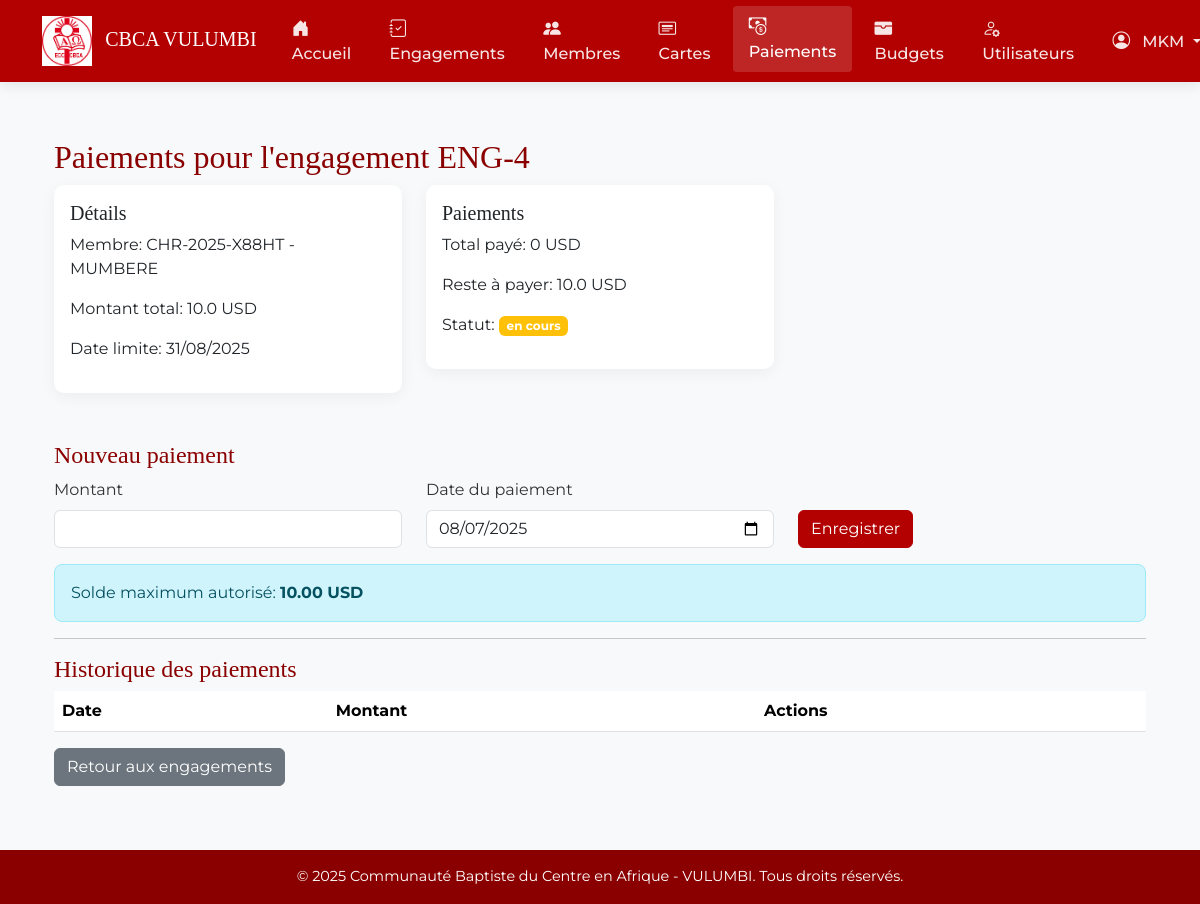
/engagements/4/paiements (signed in), run on an earlier commit of the app's database.
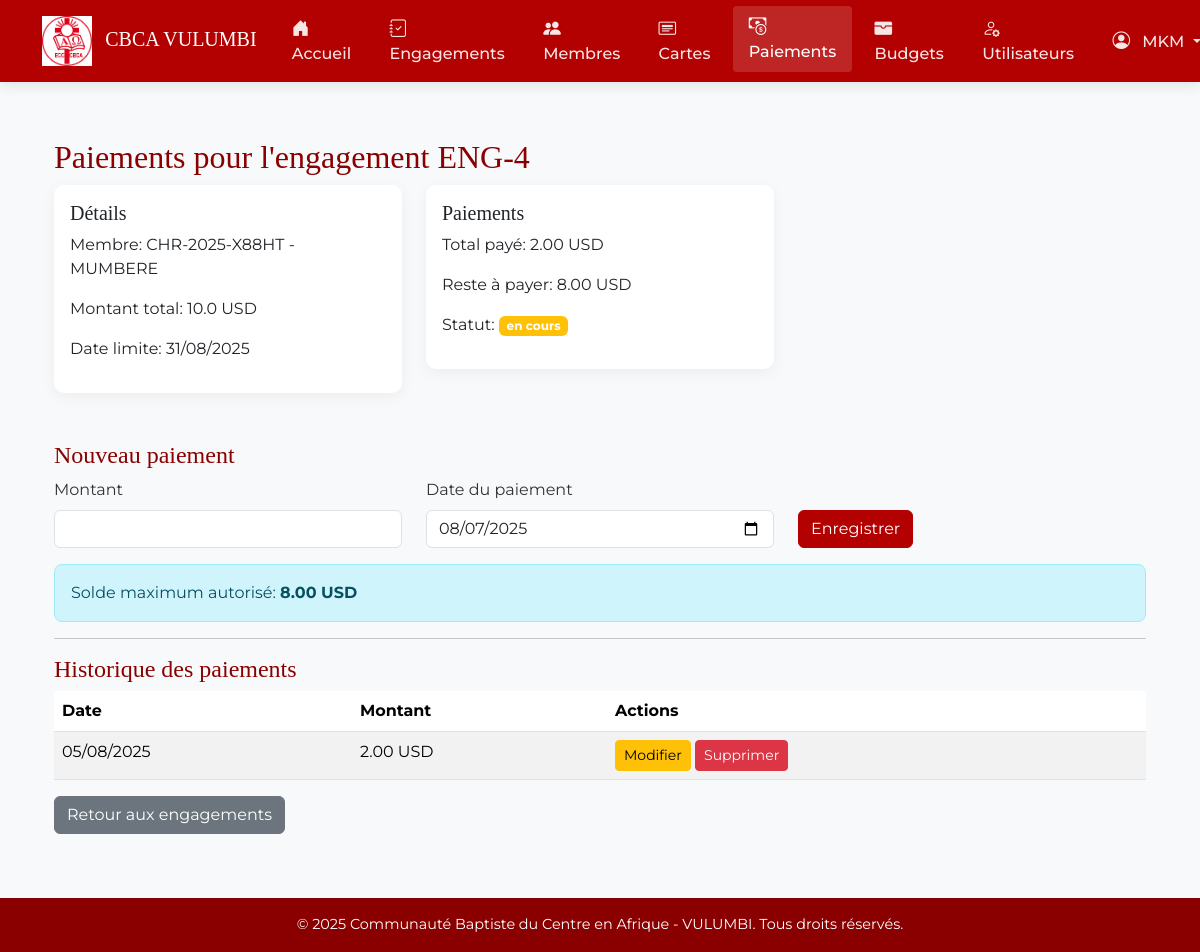
And on a later commit of the database.
### app/models.py (models this page shows, shortened)
class Utilisateur(db.Model, UserMixin):
    __tablename__ = 'utilisateur'
    idutilisateur = db.Column(db.Integer, primary_key=True)
    username = db.Column(db.String(100), nullable=False)
    email = db.Column(db.String(150), nullable=True)  # Ajoute ce champ
    role = db.Column(db.String(50), nullable=False)
    password_hash = db.Column(db.String(200), nullable=False)

class Engagement(db.Model):
    __tablename__ = 'engagement'
    idengagement = db.Column(db.Integer, primary_key=True)
    date_engagement = db.Column(db.Date, nullable=False, default=datetime.utcnow)
    montant_total = db.Column(db.Float, nullable=False)
    date_limite = db.Column(db.Date, nullable=False)
    statutengagement = db.Column(db.String(20), nullable=False, default='en cours')
    idchretien = db.Column(db.Integer, db.ForeignKey('chretien.idchretien'), nullable=False)
    idbudget = db.Column(db.Integer, db.ForeignKey('budget.idbudget'), nullable=False)
    paiements = db.relationship('Paiement', backref='engagement', lazy=True)

class Chretien(db.Model):
    __tablename__ = 'chretien'
    idchretien = db.Column(db.Integer, primary_key=True)
    code_chretien = db.Column(db.String(50), unique=True, nullable=False)
    telephone = db.Column(db.String(20), nullable=False)
    cle_callmebot = db.Column(db.String(100), nullable=True)
    photo = db.Column(db.String(200), nullable=True)
    idcarte = db.Column(db.Integer, db.ForeignKey('carte_bapteme.idcarte'), nullable=False)
    engagements = db.relationship('Engagement', backref='chretien', lazy=True)
    notifications = db.relationship('Notification', backref='chretien', lazy=True)

class CarteBapteme(db.Model):
    __tablename__ = 'carte_bapteme'
    idcarte = db.Column(db.Integer, primary_key=True)
    numerocarte = db.Column(db.String(50), nullable=False, unique=True)
    chapelle = db.Column(db.String(100), nullable=False)
    nom = db.Column(db.String(100), nullable=False)
    prenom = db.Column(db.String(100), nullable=False)
    sexe = db.Column(db.String(10), nullable=False)
    datenaissance = db.Column(db.Date, nullable=False)
    lieunaissance = db.Column(db.String(100), nullable=False)
    adresse = db.Column(db.String(150), nullable=False)
    chretiens = db.relationship('Chretien', backref='carte_bapteme', lazy=True)

class Paiement(db.Model):
    __tablename__ = 'paiement'
    idpaiement = db.Column(db.Integer, primary_key=True)
    date_paiement = db.Column(db.Date, nullable=False, default=datetime.utcnow)
    montant = db.Column(Numeric(10, 2), nullable=False)
    idengagement = db.Column(db.Integer, db.ForeignKey('engagement.idengagement'), nullable=False)

### app/routes.py (the view, shortened to what this page needs)
@main.route('/engagements/<int:id>/paiements', methods=['GET', 'POST'])
@login_required
def voir_paiements(id):
    engagement = Engagement.query.get_or_404(id)
    chretien = engagement.chretien
    form = PaiementForm()
    form.date_paiement.data = datetime.today().date()
    paiements = Paiement.query.filter_by(idengagement=id).order_by(Paiement.date_paiement.desc()).all()
    total_paye = sum(p.montant for p in paiements)
    reste_a_payer = max(Decimal(str(engagement.montant_total)) - total_paye, Decimal('0'))
    return render_template('paiements.html',
                         engagement=engagement,
                         paiements=paiements,
                         form=form,
                         total_paye=total_paye,
                         reste_a_payer=reste_a_payer,
                         solde_max=reste_a_payer)  # Passer le solde maximum au template

### app/forms.py
class PaiementForm(FlaskForm):
    montant = DecimalField('Montant', validators=[DataRequired()])
    date_paiement = DateField('Date de paiement', validators=[DataRequired()], format='%Y-%m-%d')
    idengagement = SelectField('Engagement', coerce=int, validators=[DataRequired()])
    submit = SubmitField('Enregistrer')

### app/__init__.py (called while the page is built)
@login_manager.user_loader
def load_user(user_id):
    return Utilisateur.query.get(int(user_id))

def create_app():
    app = Flask(__name__)
    app.config['SECRET_KEY'] = 'cbca-vulumbi-secret-key'
    app.config['SQLALCHEMY_DATABASE_URI'] = 'sqlite:///cbca.db'
    db.init_app(app)
    login_manager.init_app(app)
    migrate = Migrate(app, db)
    from .routes import main
    app.register_blueprint(main)
    @app.context_processor
    def inject_now():
        return {'now': datetime.now()}
    login_manager.login_view = 'main.login'
    return app

### app/templates/paiements.html (shortened to what this page needs)
{% extends "base.html" %}
{% block content %}
<div class="container mt-4">
    <h2>Paiements pour l'engagement ENG-{{ engagement.idengagement }}</h2>
    <div class="row mb-4">
        <div class="col-md-4">
            <div class="card">
                <div class="card-body">
                    <h5 class="card-title">Détails</h5>
                    <p>Membre: {{ engagement.chretien.code_chretien }} - {{ engagement.chretien.carte_bapteme.nom }}</p>
                    <p>Montant total: {{ engagement.montant_total }} USD</p>
                    <p>Date limite: {{ engagement.date_limite.strftime('%d/%m/%Y') }}</p>
                </div>
            </div>
        </div>
        <div class="col-md-4">
            <div class="card">
                <div class="card-body">
                    <h5 class="card-title">Paiements</h5>
                    <p>Total payé: {{ total_paye }} USD</p>
                    <p>Reste à payer: {{ reste_a_payer }} USD</p>
                    <p>Statut: <span class="badge bg-{% if engagement.statutengagement == 'payé' %}success{% else %}warning{% endif %}">
                        {{ engagement.statutengagement }}
                    </span></p>
                </div>
            </div>
        </div>
    </div>
    <h4>Nouveau paiement</h4>
    <form method="POST">
        <div class="row">
            <div class="col-md-4 mb-3">
                {{ form.montant.label(class="form-label") }}
                {{ form.montant(class="form-control", id="montant") }}
            </div>
            <div class="col-md-4 mb-3">
                {{ form.date_paiement.label(class="form-label") }}
                {{ form.date_paiement(class="form-control") }}
            </div>
            <div class="col-md-4 mb-3 d-flex align-items-end">
                {{ form.submit(class="btn btn-primary") }}
            </div>
        </div>
        <div class="alert alert-info">
            Solde maximum autorisé: <strong>{{ "%.2f"|format(solde_max) }} USD</strong>
        </div>
    </form>
    <hr>
    <h4>Historique des paiements</h4>
    <table class="table table-striped">
        <thead>
            <tr>
                <th>Date</th>
                <th>Montant</th>
                <th>Actions</th>
            </tr>
        </thead>
        <tbody>
            {% for paiement in paiements %}
            <tr>
                <td>{{ paiement.date_paiement.strftime('%d/%m/%Y') }}</td>
                <td>{{ paiement.montant }} USD</td>
                <td>
                    <button class="btn btn-sm btn-warning" data-bs-toggle="modal" data-bs-target="#modalModifierPaiement{{ paiement.idpaiement }}">Modifier</button>
                    <a href="{{ url_for('main.supprimer_paiement', id=paiement.idpaiement) }}" class="btn btn-sm btn-danger" onclick="return confirm('Êtes-vous sûr de vouloir supprimer ce paiement?')">Supprimer</a>
                </td>
            </tr>
            {% endfor %}
        </tbody>
    </table>
    <a href="{{ url_for('main.engagements') }}" class="btn btn-secondary">Retour aux engagements</a>
</div>
{% endblock %}

### app/templates/base.html (shortened to what this page needs)
<!DOCTYPE html>
<html lang="fr">
<head>
    <link href="https://cdn.jsdelivr.net/npm/bootstrap@5.3.3/dist/css/bootstrap.min.css" rel="stylesheet">
    <link href="https://cdn.jsdelivr.net/npm/bootstrap-icons@1.10.5/font/bootstrap-icons.css" rel="stylesheet">
</head>
<body>
<nav class="navbar navbar-expand-lg navbar-dark sticky-top">
    <div class="container">
        <a class="navbar-brand" href="{{ url_for('main.home') }}">
            <img src="{{ url_for('static', filename='images/cbca_logo.png') }}" alt="CBCA Logo">
            <span class="d-none d-md-inline ms-2" style="font-family: 'Playfair Display', serif;">CBCA VULUMBI</span>
        </a>
        <div class="collapse navbar-collapse" id="navbarNav">
            <ul class="navbar-nav me-auto">
                <li class="nav-item">
                    <a class="nav-link {{ 'active' if request.path == url_for('main.home') }}" href="{{ url_for('main.home') }}">
                        <i class="bi bi-house-door-fill"></i> Accueil
                    </a>
                </li>
                {% if current_user.is_authenticated %}
                    <li class="nav-item">
                        <a class="nav-link {{ 'active' if request.path == url_for('main.engagements') }}" href="{{ url_for('main.engagements') }}">
                            <i class="bi bi-journal-check"></i> Engagements
                        </a>
                    </li>
                    <li class="nav-item">
                        <a class="nav-link {{ 'active' if request.path == url_for('main.membres') }}" href="{{ url_for('main.membres') }}">
                            <i class="bi bi-people-fill"></i> Membres
                        </a>
                    </li>
                    <li class="nav-item">
                        <a class="nav-link {{ 'active' if request.path == url_for('main.cartes') }}" href="{{ url_for('main.cartes') }}">
                            <i class="bi bi-card-heading"></i> Cartes
                        </a>
                    </li>
                    <li class="nav-item">
                        <a class="nav-link {{ 'active' if request.path.startswith('/engagements/') and '/paiements' in request.path }}" href="#paiements">
                            <i class="bi bi-cash-coin"></i> Paiements
                        </a>
                    </li>
                    <li class="nav-item">
                        <a class="nav-link {{ 'active' if request.path == url_for('main.budgets') }}" href="{{ url_for('main.budgets') }}">
                            <i class="bi bi-wallet-fill"></i> Budgets
                        </a>
                    </li>
                    {% if current_user.role == 'admin' %}
                    <li class="nav-item">
                        <a class="nav-link {{ 'active' if request.path == url_for('main.utilisateurs') }}" href="{{ url_for('main.utilisateurs') }}">
                            <i class="bi bi-person-gear"></i> Utilisateurs
                        </a>
                    </li>
                    {% endif %}
                {% endif %}
            </ul>
            <ul class="navbar-nav">
                {% if current_user.is_authenticated %}
                <li class="nav-item dropdown">
                    <a class="nav-link dropdown-toggle" href="#" role="button" data-bs-toggle="dropdown">
                        <i class="bi bi-person-circle"></i> {{ current_user.username }}
                    </a>
                </li>
                {% else %}
                <li class="nav-item">
                    <a class="nav-link" href="{{ url_for('main.login') }}">
                        <i class="bi bi-box-arrow-in-right"></i> Connexion
                    </a>
                </li>
                {% endif %}
            </ul>
        </div>
    </div>
</nav>
<main class="content">
    <div class="container">
        {% block content %}{% endblock %}
    </div>
</main>
<footer class="footer">
    <div class="container">
        <p class="mb-0">
            &copy; {{ now.year }} Communauté Baptiste du Centre en Afrique - VULUMBI. Tous droits réservés.
        </p>
    </div>
</footer>
</body>
</html>

### app/templates/base.html (style rules this page uses)
:root { --primary-color: #b30000; --primary-dark: #8a0000; --secondary-color: #f8f9fa; --text-color: #333; --light-gray: #f5f5f5; }
body { font-family: 'Montserrat', sans-serif; background-color: var(--secondary-color); color: var(--text-color); min-height: 100vh; display: flex; flex-direction: column; }
.navbar { background-color: var(--primary-color); box-shadow: 0 2px 15px rgba(0,0,0,0.1); padding: 0.5rem 0; }
.navbar-brand img { height: 50px; transition: transform 0.3s; }
.nav-link { color: rgba(255,255,255,0.9) !important; font-weight: 500; padding: 0.5rem 1rem !important; margin: 0 0.2rem; border-radius: 4px; transition: all 0.3s; }
.nav-link:hover, .nav-link.active { color: #ffffff !important; background-color: rgba(255,255,255,0.15); transform: translateY(-2px); }
.nav-item i { margin-right: 8px; font-size: 1.1rem; }
.content { flex: 1; padding: 2rem 0 4rem; }
.footer { background-color: var(--primary-dark); color: white; text-align: center; padding: 1rem 0; margin-top: auto; }
.footer p { margin-bottom: 0; font-size: 0.9rem; }
.card { border: none; border-radius: 10px; box-shadow: 0 4px 15px rgba(0,0,0,0.05); transition: transform 0.3s, box-shadow 0.3s; margin-bottom: 1.5rem; }
h1, h2, h3, h4, h5 { font-family: 'Playfair Display', serif; color: var(--primary-dark); }
.btn-primary { background-color: var(--primary-color); border-color: var(--primary-color); }
.alert { border-radius: 8px; }

What changed in the data, as far as the page shows it:
added Paiement: date_paiement "05/08/2025", montant "2.00"
Also different on the page:
{{ total_paye }}: "0" → "2.00"
{{ reste_a_payer }}: "10.0" → "8.00"
{{ "%.2f"|format(solde_max) }}: "10.00" → "8.00"
